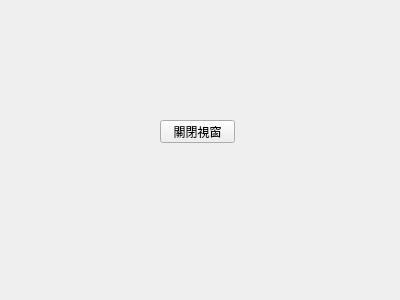
<?xml version="1.0" encoding="UTF-8"?>
<ui version="4.0">
 <class>Form</class>
 <widget class="QWidget" name="Form">
  <property name="geometry">
   <rect>
    <x>0</x>
    <y>0</y>
    <width>400</width>
    <height>300</height>
   </rect>
  </property>
  <property name="windowTitle">
   <string>Form</string>
  </property>
  <widget class="QPushButton" name="button_close">
   <property name="geometry">
    <rect>
     <x>160</x>
     <y>120</y>
     <width>75</width>
     <height>23</height>
    </rect>
   </property>
   <property name="text">
    <string>關閉視窗</string>
   </property>
  </widget>
 </widget>
 <resources/>
 <connections>
  <connection>
   <sender>button_close</sender>
   <signal>clicked()</signal>
   <receiver>Form</receiver>
   <slot>close()</slot>
   <hints>
    <hint type="sourcelabel">
     <x>204</x>
     <y>134</y>
    </hint>
    <hint type="destinationlabel">
     <x>291</x>
     <y>89</y>
    </hint>
   </hints>
  </connection>
 </connections>
</ui>
